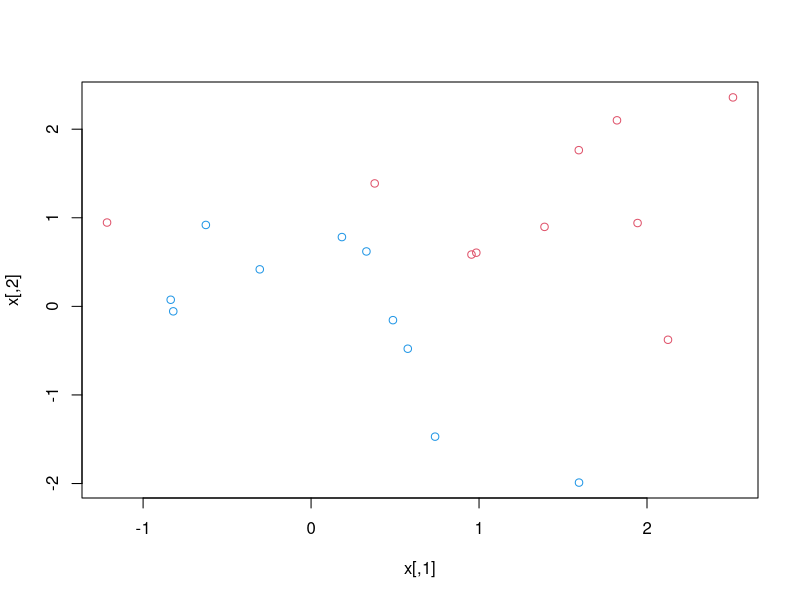
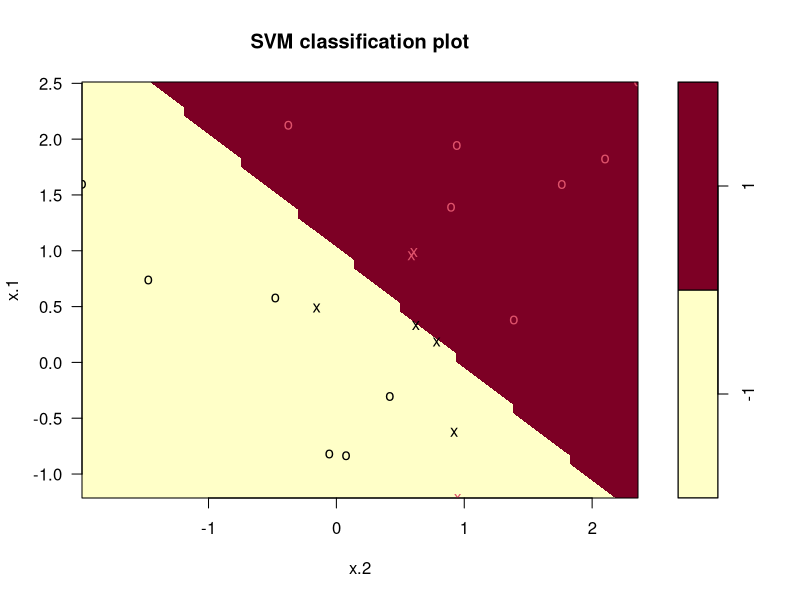
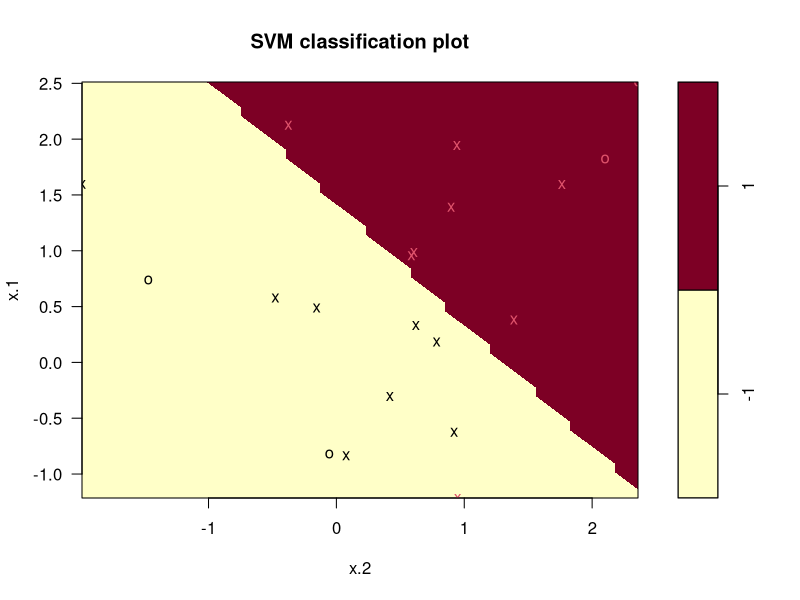
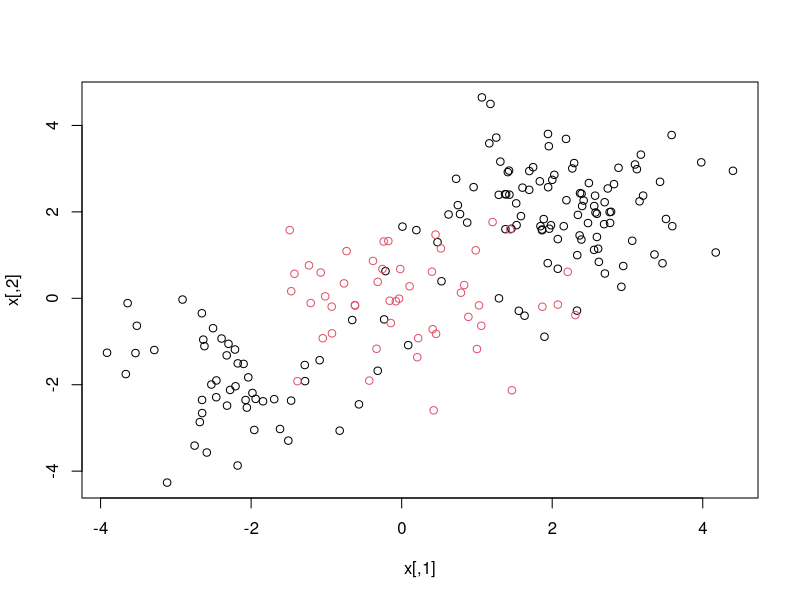
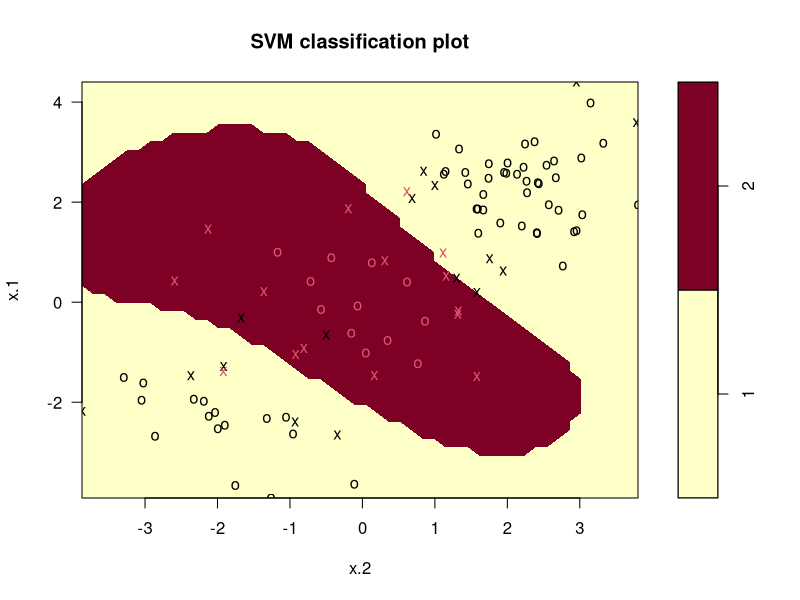
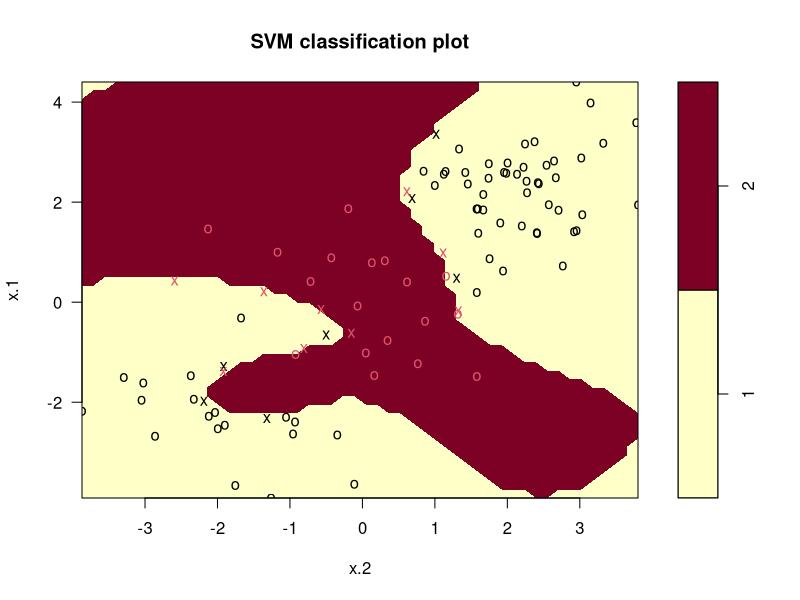
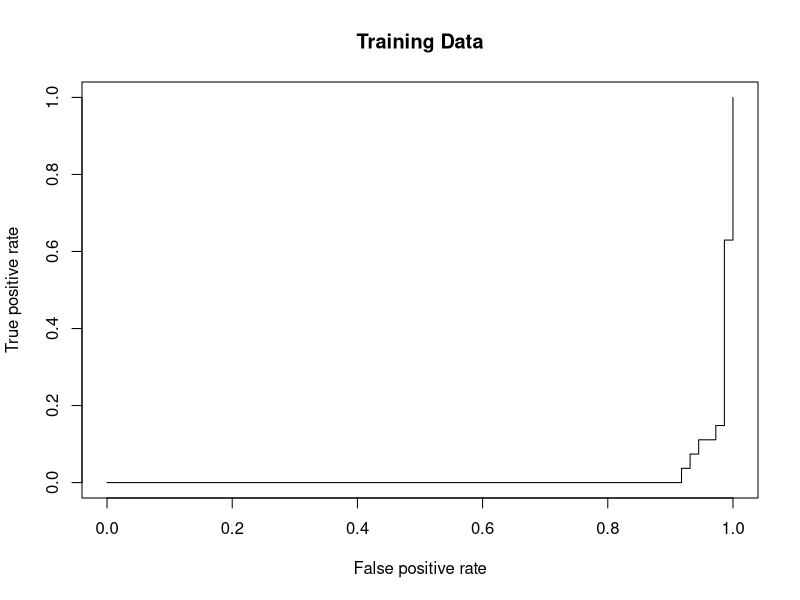
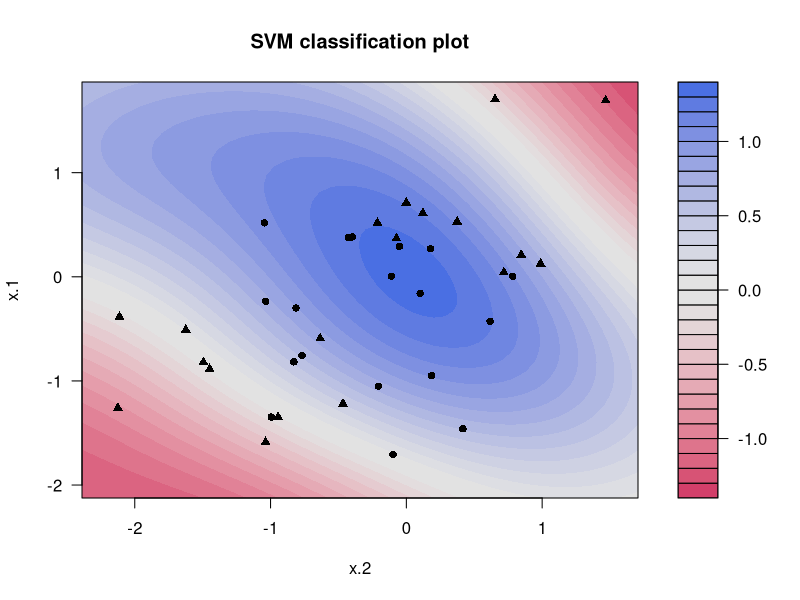

The R source for these figures, in order:
# SVM Walkthrough and Examples
# https://rpubs.com/ryankelly/svm

library(e1071)

set.seed(1)
#Create our own test data
x <- matrix(rnorm(20*2), ncol=2)
y <- c(rep(-1,10), rep(1,10))
x[y==1,]=x[y==1,] + 1

plot(x, col = (3 - y))

# SUPPORT VECTOR CLASSIFIER

# SVC classification with linear kernel and cost = 10
dat <- data.frame(x = x, y = as.factor(y))
svm.fit <- svm(y ~ ., data = dat, kernel = 'linear', cost = 10, scale = FALSE)
plot(svm.fit, dat)
summary(svm.fit)  #  there are 7 support vectors: 4 in class one and 3 in class two

# SVC classificaiton with linear kernel and cost = 0.1
svm.fit2 <- svm(y ~ ., data = dat, kernel = 'linear', cost = 0.1, scale = FALSE)
plot(svm.fit2, dat)
summary(svm.fit2)  # there are 16 support vectors: 8 in each class

# use tune function to determine optimal cost
tune.out <- tune(svm, y ~ ., data = dat, kernel = 'linear',
                 ranges = list(cost = c(0.001, 0.01, 0.1, 1, 5, 10, 100)))
summary(tune.out)  # optimal cost parameter is 0.1

# simulated test set
xtest = matrix(rnorm(20 * 2), ncol = 2)
ytest = sample(c(-1, 1), 20, rep = TRUE)
xtest[ytest == 1,] = xtest[ytest == 1,] + 1

# predict class of test observations based on optimal model above
library(caret)
testdat = data.frame(x = xtest, y = as.factor(ytest))
yhat <- predict(tune.out$best.model, testdat)
confusionMatrix(yhat, testdat$y)


# SUPPORT VECTOR MACHINE
set.seed(1)
x <- matrix(rnorm(200*2), ncol = 2)
x[1:100,] = x[1:100,] + 2
x[101:150,] = x[101:150,] - 2

y <- c(rep(1,150),rep(2,50))

dat <- data.frame(x = x, y = as.factor(y))

plot(x, col = y)

train <- sample(200, 100)
svm.fit <- svm(y ~ ., data = dat[train,], kernel = 'radial', gamma = 1, cost = 1)
plot(svm.fit, dat[train,])
summary(svm.fit)

yhat <- predict(svm.fit, dat[-train,])
confusionMatrix(yhat, dat[-train, 'y'])

# increase cost value to reduce the training errors (but risk overfitting)
svm.fit <- svm(y ~ ., dat[train,], kernel = 'radial', gamma = 1, cost = 1e5)
plot(svm.fit, dat[train,])

# cross validation to determine parameters
set.seed(1)
tune.out <- tune(svm, y ~ ., data = dat[train,],
                 kernel = 'radial',
                 ranges = list(cost = c(0.1, 1, 10, 100, 1000),
                               gamma = c(0.5, 1, 2, 3, 4)))
summary(tune.out)

yhat <- predict(tune.out$best.model, dat[-train,])
confusionMatrix(yhat, dat[-train, 'y'])

# ROC Curves
library(ROCR)

rocplot <- function(pred, truth, ...){
  predob = prediction(pred, truth)
  perf = performance(predob, 'tpr', 'fpr')
  plot(perf, ...)
}

svm.opt <- svm(y ~ ., data = dat[train,], kernel = 'radial',
               gamma = 2, cost = 1, decision.values = TRUE)
fitted <- attributes(predict(svm.opt, dat[train,], decision.values = TRUE))$decision.values

rocplot(fitted, dat[train,'y'], main = 'Training Data')

# USING THE CARET PACKAGE
library(plyr)
dat$y <- revalue(dat$y, c("1" = "class1", "2" = "class2"))
ctrl <- trainControl(method = 'cv',
                     number = 10,
                     classProbs = TRUE,
                     summaryFunction = twoClassSummary)

svm.c <- train(y ~ ., dat[train,],
               method = 'svmRadial',
               trControl = ctrl,
               metric = "ROC")
svm.c
plot(svm.c$finalModel)

yhat.c <- predict(svm.c, dat[-train,])
confusionMatrix(yhat.c, dat[-train, 'y'])


# SVM WITH MULTIPLE CLASSES: one-versus-one approach
